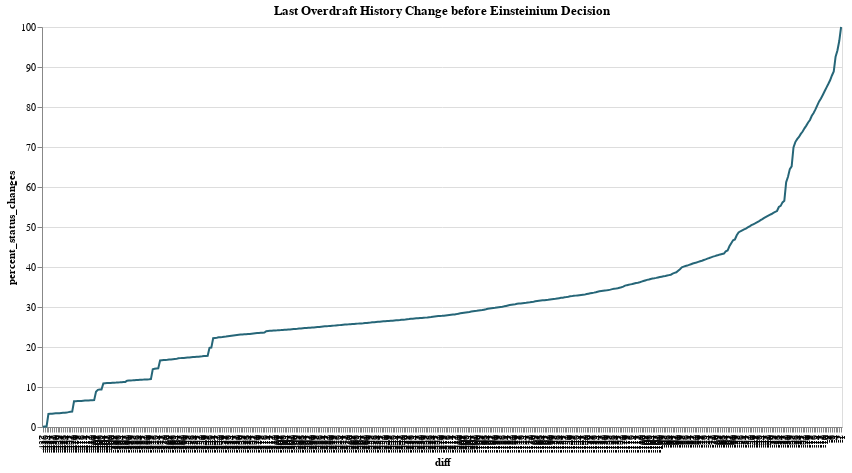

The cell this chart's notebook holds for it:
### Markdown cell above
We checked when the users had an overdraft status change before the Einsteinium check day, and the main pattern we found here is that about 25% of the status changes happened up to 20 days before the Einsteinium check day.

### Code cell
af.line_single(
    df_prev_status, af.petrol, "diff:O", "percent_status_changes:Q", 800, 400, "x"
).properties(title="Last Overdraft History Change before Einsteinium Decision")

### Figure 1 — Vega-Lite specification as saved in the notebook (floating-point values rounded to 4 significant figures; data arrays with more than 128 entries replaced by an {"elided": "..."} marker saying what was removed)
{"config": {"view": {"continuousWidth": 400, "continuousHeight": 300}}, "data": {"name": "data-ceaf530bced6a5f70d9d811d1f0f92da"}, "mark": {"type": "line", "color": "#266678"}, "encoding": {"tooltip": {"type": "quantitative", "field": "percent_status_changes"}, "x": {"type": "ordinal", "field": "diff", "sort": "x"}, "y": {"type": "quantitative", "field": "percent_status_changes"}}, "height": 400, "title": "Last Overdraft History Change before Einsteinium Decision", "width": 800, "$schema": "https://vega.github.io/schema/vega-lite/v4.8.1.json", "datasets": {"data-ceaf530bced6a5f70d9d811d1f0f92da": {"elided": "437 records"}}}
